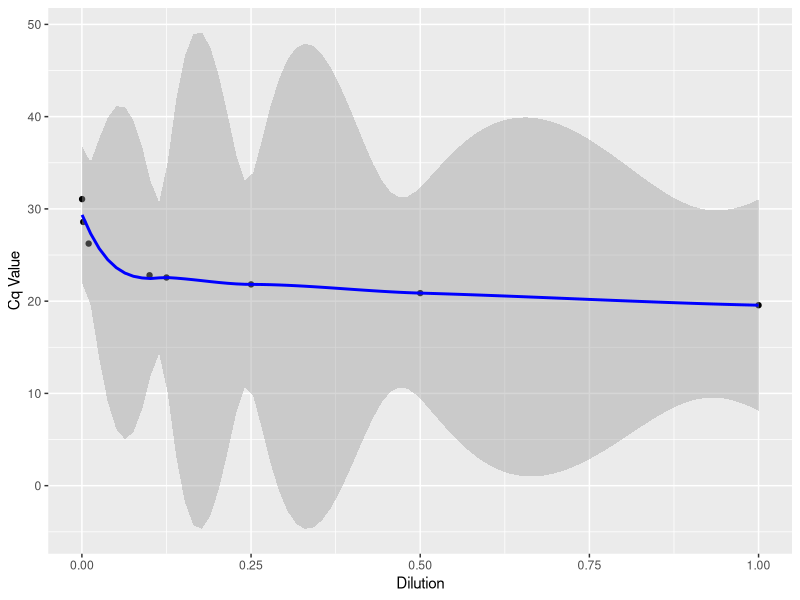
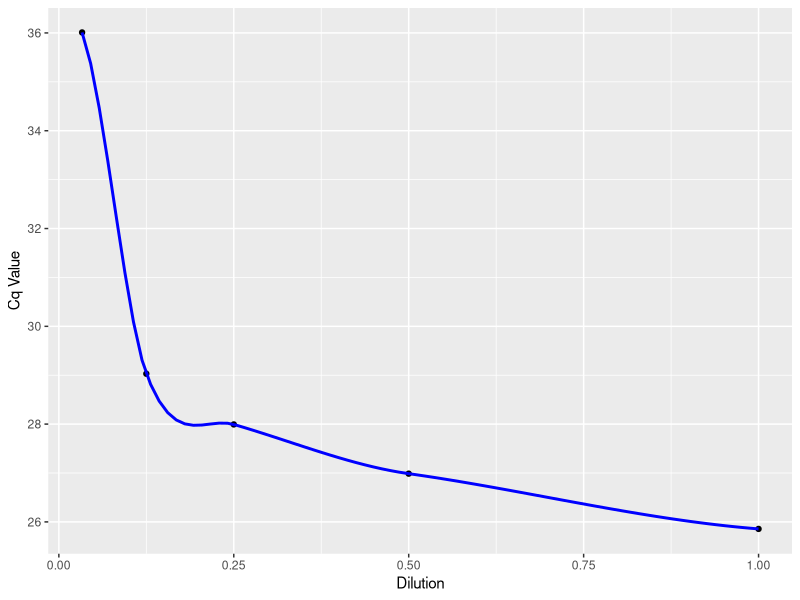

Write R code to recreate these figures, in order.
#Cq Standards#
#Tidy up the data and graph them (with a trendline?)

#Read in files
Bl <- read.csv("Blood Standards.csv")
eDNA <-read.csv("+eDNA Standards.csv")

#clean up
names(Bl) <- c("Dil", "Cq", "ng/uL") #Re-name columns
names(eDNA) <- c("Dil", "Cq", "ng/uL")

library(ggplot2)
library(plyr)
library(dplyr)

#Plotting

#plot(Cq~Dil, Bl, xlab="Dilution Factor", ylab="Cq Value",abline(line), col="red", untf=TRUE))

#Blood standards plot
ggplot(Bl, aes(x = Dil, y = Cq)) + geom_point() + geom_smooth(method='loess', color="blue") +xlab("Dilution")+ylab("Cq Value")
fit <- lm(Bl$Cq~log(Bl$Dil)) #code for a logistic regression of fit
summary(fit) #spits out the results

#eDNA standards plot
ggplot(eDNA, aes(x = Dil, y = Cq)) + geom_point() + geom_smooth(method='loess', color="blue") +xlab("Dilution")+ylab("Cq Value")
fit <- lm(Bl$Cq~log(Bl$Dil)) #code for a logistic regression of fit
summary(fit) #spits out the results
